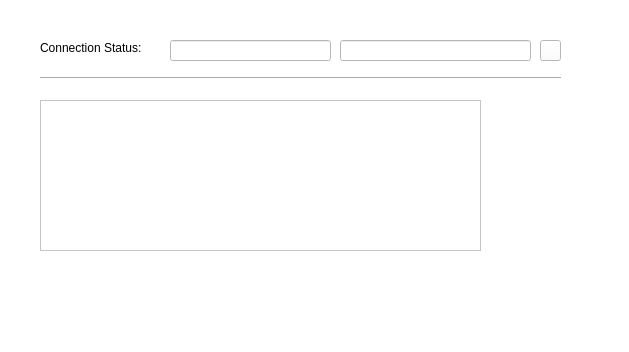
<?xml version="1.0" encoding="UTF-8"?>
<ui version="4.0">
 <class>MainWindow</class>
 <widget class="QMainWindow" name="MainWindow">
  <property name="geometry">
   <rect>
    <x>0</x>
    <y>0</y>
    <width>629</width>
    <height>352</height>
   </rect>
  </property>
  <property name="windowTitle">
   <string>MainWindow</string>
  </property>
  <property name="autoFillBackground">
   <bool>false</bool>
  </property>
  <property name="styleSheet">
   <string notr="true">background-color: rgb(255, 255, 255);</string>
  </property>
  <widget class="QWidget" name="centralwidget">
   <widget class="QLabel" name="connectionStatusStaticLabel">
    <property name="geometry">
     <rect>
      <x>40</x>
      <y>40</y>
      <width>121</width>
      <height>16</height>
     </rect>
    </property>
    <property name="text">
     <string>Connection Status:</string>
    </property>
   </widget>
   <widget class="QLineEdit" name="connectionStatus">
    <property name="geometry">
     <rect>
      <x>170</x>
      <y>40</y>
      <width>161</width>
      <height>21</height>
     </rect>
    </property>
   </widget>
   <widget class="QLineEdit" name="pingStatus">
    <property name="geometry">
     <rect>
      <x>340</x>
      <y>40</y>
      <width>191</width>
      <height>21</height>
     </rect>
    </property>
   </widget>
   <widget class="QTableWidget" name="orderTableWidget">
    <property name="geometry">
     <rect>
      <x>40</x>
      <y>100</y>
      <width>441</width>
      <height>151</height>
     </rect>
    </property>
    <property name="showGrid">
     <bool>false</bool>
    </property>
   </widget>
   <widget class="QPushButton" name="connectionStatusButton">
    <property name="geometry">
     <rect>
      <x>540</x>
      <y>40</y>
      <width>21</width>
      <height>21</height>
     </rect>
    </property>
    <property name="text">
     <string/>
    </property>
   </widget>
   <widget class="Line" name="line1">
    <property name="geometry">
     <rect>
      <x>40</x>
      <y>70</y>
      <width>521</width>
      <height>16</height>
     </rect>
    </property>
    <property name="orientation">
     <enum>Qt::Horizontal</enum>
    </property>
   </widget>
  </widget>
  <widget class="QMenuBar" name="menubar">
   <property name="geometry">
    <rect>
     <x>0</x>
     <y>0</y>
     <width>629</width>
     <height>22</height>
    </rect>
   </property>
  </widget>
  <widget class="QStatusBar" name="statusbar"/>
 </widget>
 <resources/>
 <connections/>
</ui>
